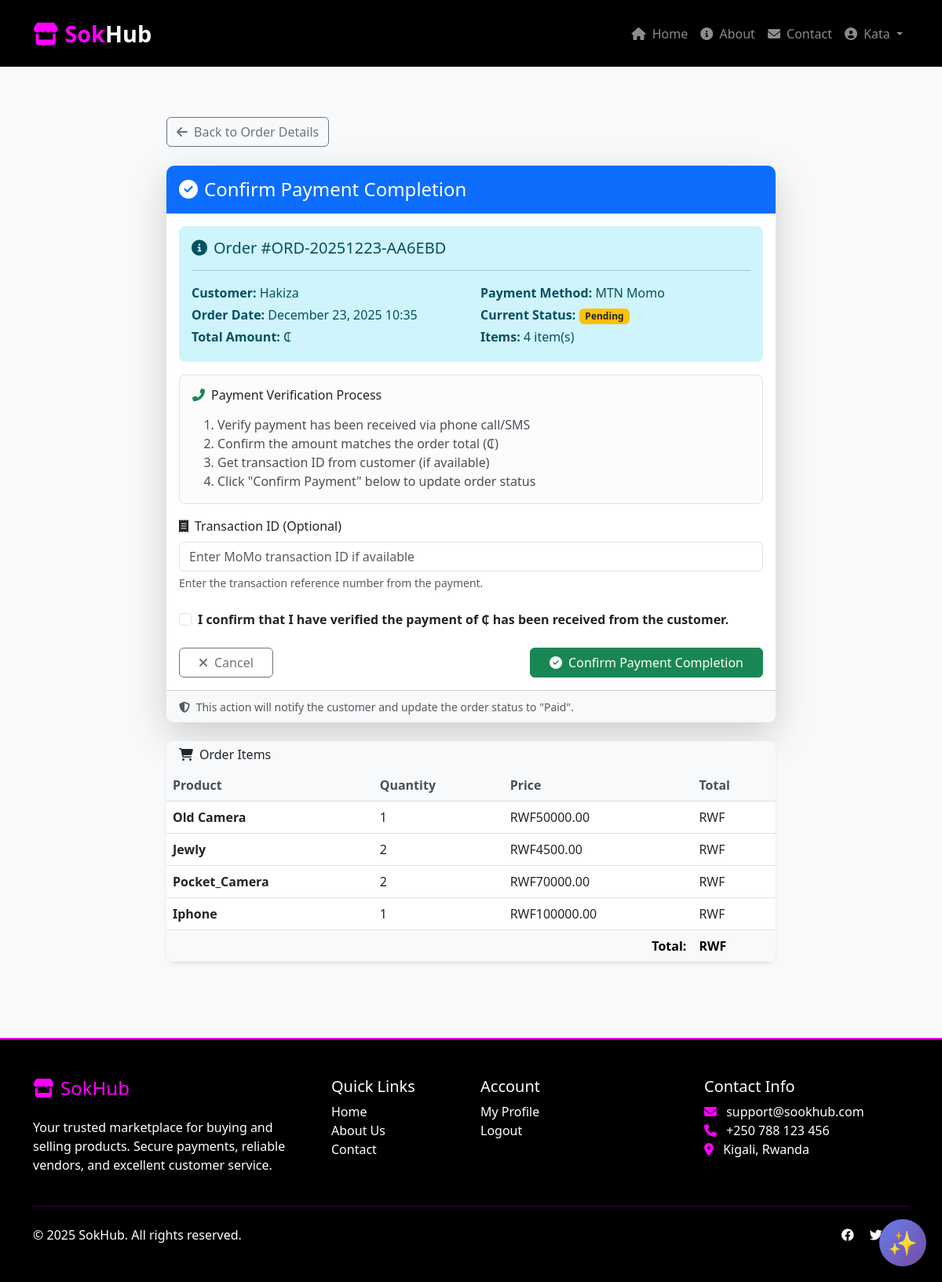
Before: /order/vendor/orders/ORD-20251223-AA6EBD/payment/complete/ (signed in) with the older database file.
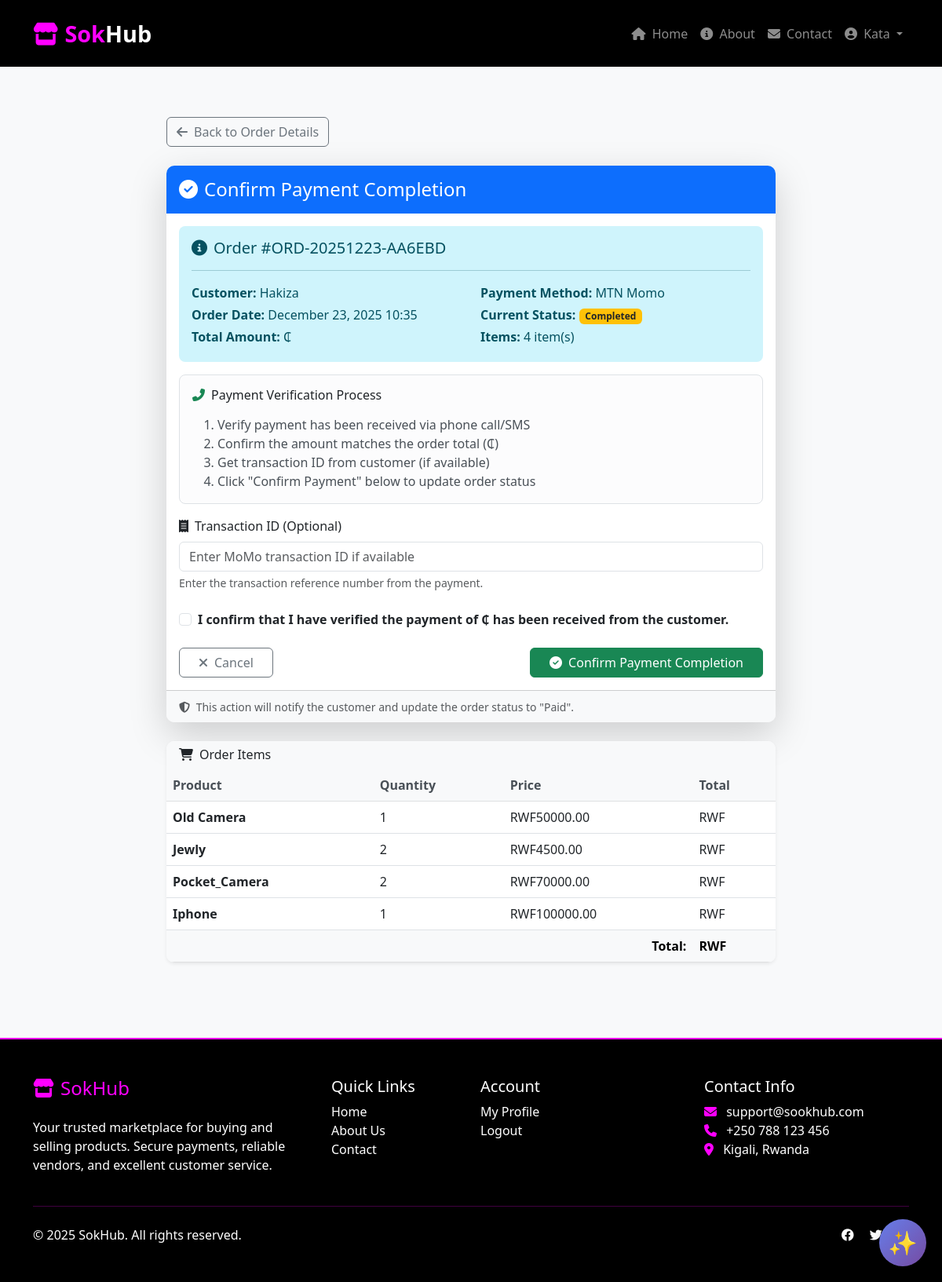
After: the same page with the newer database file.
### order/models.py (models this page shows, shortened)
class Order(models.Model):
    STATUS_CHOICES = (
        ('pending', 'Pending'),
        ('confirmed', 'Confirmed'),
        ('processing', 'Processing'),
        ('shipped', 'Shipped'),
        ('delivered', 'Delivered'),
        ('cancelled', 'Cancelled'),
        ('refunded', 'Refunded'),
    )
    PAYMENT_STATUS_CHOICES = (
        ('pending', 'Pending'),
        ('processing', 'Processing'),
        ('completed', 'Completed'),
        ('failed', 'Failed'),
        ('refunded', 'Refunded'),
    )
    PAYMENT_METHOD_CHOICES = (
        ('momo', 'MTN Momo'),
        ('cash', 'Cash on Delivery'),
        ('card', 'Credit Card'),
    )
    order_number = models.CharField(max_length=20, unique=True, editable=False)
    short_code = models.CharField(max_length=8, unique=True, editable=False)
    customer = models.ForeignKey('customer.User', on_delete=models.CASCADE,
                                related_name='orders', limit_choices_to={'user_type': 'customer'})
    vendor = models.ForeignKey('customer.User', on_delete=models.CASCADE,
                              related_name='vendor_orders', limit_choices_to={'user_type': 'vendor'},
                              null=True, blank=True)
    shipping_address = models.TextField()
    shipping_city = models.CharField(max_length=100)
    shipping_phone = models.CharField(max_length=15)
    shipping_notes = models.TextField(blank=True, null=True)
    payment_method = models.CharField(max_length=20, choices=PAYMENT_METHOD_CHOICES, default='momo')
    payment_status = models.CharField(max_length=20, choices=PAYMENT_STATUS_CHOICES, default='pending')
    momo_number = models.CharField(max_length=15, blank=True, null=True)
    momo_transaction_id = models.CharField(max_length=100, blank=True, null=True)
    payment_date = models.DateTimeField(null=True, blank=True)
    status = models.CharField(max_length=20, choices=STATUS_CHOICES, default='pending')
    status_changed_at = models.DateTimeField(auto_now_add=True)
    subtotal = models.DecimalField(max_digits=10, decimal_places=2, default=0)
    shipping_cost = models.DecimalField(max_digits=10, decimal_places=2, default=0)
    tax_amount = models.DecimalField(max_digits=10, decimal_places=2, default=0)
    discount_amount = models.DecimalField(max_digits=10, decimal_places=2, default=0)
    total_amount = models.DecimalField(max_digits=10, decimal_places=2, default=0)
    invoice_pdf = models.FileField(upload_to='invoices/', null=True, blank=True)
    invoice_number = models.CharField(max_length=20, unique=True, editable=False)
    customer_notes = models.TextField(blank=True, null=True)
    delete_requested = models.BooleanField(default=False)
    delete_request_reason = models.TextField(blank=True, null=True)
    delete_requested_at = models.DateTimeField(null=True, blank=True)
    delete_approved = models.BooleanField(default=False)
    delete_approved_by = models.ForeignKey('customer.User', on_delete=models.SET_NULL,
                                          null=True, blank=True, related_name='approved_deletions')
    delete_approved_at = models.DateTimeField(null=True, blank=True)
    created_at = models.DateTimeField(auto_now_add=True)
    updated_at = models.DateTimeField(auto_now=True)
    delivered_at = models.DateTimeField(null=True, blank=True)
    class Meta:
        ordering = ['-created_at']
        indexes = [
            models.Index(fields=['order_number']),
            models.Index(fields=['customer', 'status']),
            models.Index(fields=['vendor', 'status']),
            models.Index(fields=['status', 'payment_status']),
            models.Index(fields=['created_at']),
        ]

### customer/models.py (models this page shows, shortened)
class User(AbstractUser):
    USER_TYPE_CHOICES = (
        ('vendor', 'Vendor'),
        ('customer', 'Customer'),
        ('admin', 'Admin'),
    )
    user_type = models.CharField(max_length=20, choices=USER_TYPE_CHOICES, default='customer')
    phone = models.CharField(max_length=15, blank=True)
    location = models.TextField()
    email = models.EmailField(unique=True)
    date_joined = models.DateTimeField(auto_now_add=True)
    is_email_verified = models.BooleanField(default=False)

### order/views.py (the view, shortened to what this page needs)
# urls.py: path('vendor/orders/<str:order_number>/payment/complete/', views.vendor_mark_payment_completed, name='vendor_mark_payment_completed'),
@login_required
@vendor_approved_required
def vendor_mark_payment_completed(request, order_number):
    try:
        order = Order.objects.filter(
            order_number=order_number,
            items__vendor=request.user
        ).distinct().first()
        if not order:
            messages.error(request, "Order not found or you don't have permission to access it.")
            return redirect('vendor_orders')
    except Order.MultipleObjectsReturned:
        orders = Order.objects.filter(
            order_number=order_number,
            items__vendor=request.user
        ).distinct()
        order = orders.first()
        import logging
        logger = logging.getLogger(__name__)
        logger.warning(f"Multiple orders found for order_number: {order_number}, count: {orders.count()}")
    context = {
        'order': order,
    }
    return render(request, 'vendor/mark_payment.html', context)

### customer/Decorator.py (called while the page is built)
def vendor_approved_required(view_func):
    @wraps(view_func)
    def _wrapped_view(request, *args, **kwargs):
        if not request.user.is_authenticated:
            messages.error(request, 'Please login to access this page.')
            return redirect('login')
        if not hasattr(request.user, 'user_type') or request.user.user_type != 'vendor':
            messages.error(request, 'Vendor account required.')
            return redirect('home')
        if not hasattr(request.user, 'vendorprofile'):
            messages.error(request, 'Vendor profile not found.')
            return redirect('vendor_setup')
        if not request.user.vendorprofile.is_approved:
            messages.warning(request, 'Your vendor account is pending admin approval.')
            return redirect('vendor_pending')
        return view_func(request, *args, **kwargs)
    return _wrapped_view

### order/templates/vendor/mark_payment.html (shortened to what the changed rows need)
{% extends 'base.html' %}
{% load static %}
{% block content %}
<div class="container-fluid py-4">
    <div class="row">
        <div class="col-lg-8 mx-auto">
            <div class="card shadow-lg border-0">
                <div class="card-body">
                    <div class="alert alert-info">
                        <h5 class="alert-heading">
                            <i class="fas fa-info-circle me-2"></i>Order #{{ order.order_number }}
                        </h5>
                        <hr>
                        <div class="row">
                            <div class="col-md-6">
                                <p class="mb-1"><strong>Customer:</strong> {{ order.customer.get_full_name|default:order.customer.username }}</p>
                                <p class="mb-1"><strong>Order Date:</strong> {{ order.created_at|date:"F d, Y H:i" }}</p>
                                <p class="mb-1"><strong>Total Amount:</strong> ₵{{ order.total_price }}</p>
                            </div>
                            <div class="col-md-6">
                                <p class="mb-1"><strong>Payment Method:</strong> {{ order.get_payment_method_display }}</p>
                                <p class="mb-1"><strong>Current Status:</strong>
                                    <span class="badge bg-warning text-dark">{{ order.get_payment_status_display }}</span>
                                </p>
                                <p class="mb-1"><strong>Items:</strong> {{ order.items.count }} item(s)</p>
                            </div>
                        </div>
                    </div>
                </div>
            </div>
            <div class="card mt-4 shadow-sm">
                <div class="card-body p-0">
                    <div class="table-responsive">
                        <table class="table table-hover mb-0">
                            <thead class="table-light">
                                <tr>
                                    <th>Product</th>
                                    <th>Quantity</th>
                                    <th>Price</th>
                                    <th>Total</th>
                                </tr>
                            </thead>
                        </table>
                    </div>
                </div>
            </div>
        </div>
    </div>
</div>
{% endblock %}

Changed rows visible on the page:
changed Order "ORD-20251223-AA6EBD": payment_status "Pending" → "Completed"
